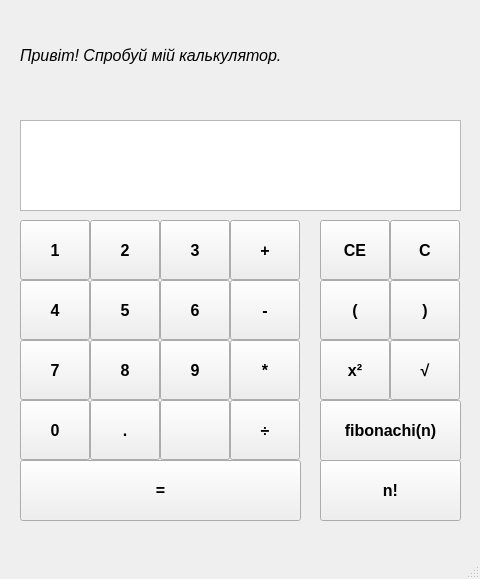
<?xml version="1.0" encoding="UTF-8"?>
<ui version="4.0">
 <class>MainWindow</class>
 <widget class="QMainWindow" name="MainWindow">
  <property name="geometry">
   <rect>
    <x>0</x>
    <y>0</y>
    <width>480</width>
    <height>579</height>
   </rect>
  </property>
  <property name="windowTitle">
   <string>MainWindow</string>
  </property>
  <widget class="QWidget" name="centralwidget">
   <widget class="QPushButton" name="bt5">
    <property name="geometry">
     <rect>
      <x>90</x>
      <y>280</y>
      <width>70</width>
      <height>60</height>
     </rect>
    </property>
    <property name="font">
     <font>
      <pointsize>12</pointsize>
      <weight>75</weight>
      <bold>true</bold>
     </font>
    </property>
    <property name="text">
     <string>5</string>
    </property>
   </widget>
   <widget class="QPushButton" name="bt6">
    <property name="geometry">
     <rect>
      <x>160</x>
      <y>280</y>
      <width>70</width>
      <height>60</height>
     </rect>
    </property>
    <property name="font">
     <font>
      <pointsize>12</pointsize>
      <weight>75</weight>
      <bold>true</bold>
     </font>
    </property>
    <property name="text">
     <string>6</string>
    </property>
   </widget>
   <widget class="QPushButton" name="bt8">
    <property name="geometry">
     <rect>
      <x>90</x>
      <y>340</y>
      <width>70</width>
      <height>60</height>
     </rect>
    </property>
    <property name="font">
     <font>
      <pointsize>12</pointsize>
      <weight>75</weight>
      <bold>true</bold>
     </font>
    </property>
    <property name="text">
     <string>8</string>
    </property>
   </widget>
   <widget class="QPushButton" name="btpunto">
    <property name="geometry">
     <rect>
      <x>90</x>
      <y>400</y>
      <width>70</width>
      <height>60</height>
     </rect>
    </property>
    <property name="font">
     <font>
      <pointsize>12</pointsize>
      <weight>75</weight>
      <bold>true</bold>
     </font>
    </property>
    <property name="text">
     <string>.</string>
    </property>
   </widget>
   <widget class="QPushButton" name="bt9">
    <property name="geometry">
     <rect>
      <x>160</x>
      <y>340</y>
      <width>70</width>
      <height>60</height>
     </rect>
    </property>
    <property name="font">
     <font>
      <pointsize>12</pointsize>
      <weight>75</weight>
      <bold>true</bold>
     </font>
    </property>
    <property name="text">
     <string>9</string>
    </property>
   </widget>
   <widget class="QPushButton" name="bt0">
    <property name="geometry">
     <rect>
      <x>20</x>
      <y>400</y>
      <width>70</width>
      <height>60</height>
     </rect>
    </property>
    <property name="font">
     <font>
      <pointsize>12</pointsize>
      <weight>75</weight>
      <bold>true</bold>
     </font>
    </property>
    <property name="text">
     <string>0</string>
    </property>
   </widget>
   <widget class="QPushButton" name="btdiv">
    <property name="geometry">
     <rect>
      <x>230</x>
      <y>400</y>
      <width>70</width>
      <height>60</height>
     </rect>
    </property>
    <property name="font">
     <font>
      <pointsize>12</pointsize>
      <weight>75</weight>
      <bold>true</bold>
     </font>
    </property>
    <property name="text">
     <string>÷</string>
    </property>
   </widget>
   <widget class="QPushButton" name="btcal">
    <property name="geometry">
     <rect>
      <x>20</x>
      <y>460</y>
      <width>281</width>
      <height>61</height>
     </rect>
    </property>
    <property name="font">
     <font>
      <pointsize>12</pointsize>
      <weight>75</weight>
      <bold>true</bold>
     </font>
    </property>
    <property name="text">
     <string>=</string>
    </property>
   </widget>
   <widget class="QPushButton" name="btparI">
    <property name="geometry">
     <rect>
      <x>320</x>
      <y>280</y>
      <width>70</width>
      <height>60</height>
     </rect>
    </property>
    <property name="font">
     <font>
      <pointsize>12</pointsize>
      <weight>75</weight>
      <bold>true</bold>
     </font>
    </property>
    <property name="text">
     <string>(</string>
    </property>
   </widget>
   <widget class="QPushButton" name="bt3">
    <property name="geometry">
     <rect>
      <x>160</x>
      <y>220</y>
      <width>70</width>
      <height>60</height>
     </rect>
    </property>
    <property name="font">
     <font>
      <pointsize>12</pointsize>
      <weight>75</weight>
      <bold>true</bold>
     </font>
    </property>
    <property name="text">
     <string>3</string>
    </property>
   </widget>
   <widget class="QPushButton" name="btparD">
    <property name="geometry">
     <rect>
      <x>390</x>
      <y>280</y>
      <width>70</width>
      <height>60</height>
     </rect>
    </property>
    <property name="font">
     <font>
      <pointsize>12</pointsize>
      <weight>75</weight>
      <bold>true</bold>
     </font>
    </property>
    <property name="text">
     <string>)</string>
    </property>
   </widget>
   <widget class="QPushButton" name="btclear">
    <property name="geometry">
     <rect>
      <x>390</x>
      <y>220</y>
      <width>70</width>
      <height>60</height>
     </rect>
    </property>
    <property name="font">
     <font>
      <pointsize>12</pointsize>
      <weight>75</weight>
      <bold>true</bold>
     </font>
    </property>
    <property name="text">
     <string>C</string>
    </property>
   </widget>
   <widget class="QPushButton" name="bt7">
    <property name="geometry">
     <rect>
      <x>20</x>
      <y>340</y>
      <width>70</width>
      <height>60</height>
     </rect>
    </property>
    <property name="font">
     <font>
      <pointsize>12</pointsize>
      <weight>75</weight>
      <bold>true</bold>
     </font>
    </property>
    <property name="text">
     <string>7</string>
    </property>
   </widget>
   <widget class="QPushButton" name="bt1">
    <property name="geometry">
     <rect>
      <x>20</x>
      <y>220</y>
      <width>70</width>
      <height>60</height>
     </rect>
    </property>
    <property name="font">
     <font>
      <pointsize>12</pointsize>
      <weight>75</weight>
      <bold>true</bold>
     </font>
    </property>
    <property name="text">
     <string>1</string>
    </property>
   </widget>
   <widget class="QPushButton" name="btmenos">
    <property name="geometry">
     <rect>
      <x>230</x>
      <y>280</y>
      <width>70</width>
      <height>60</height>
     </rect>
    </property>
    <property name="font">
     <font>
      <pointsize>12</pointsize>
      <weight>75</weight>
      <bold>true</bold>
     </font>
    </property>
    <property name="text">
     <string>-</string>
    </property>
   </widget>
   <widget class="QPushButton" name="btpot">
    <property name="geometry">
     <rect>
      <x>320</x>
      <y>340</y>
      <width>70</width>
      <height>60</height>
     </rect>
    </property>
    <property name="font">
     <font>
      <pointsize>12</pointsize>
      <weight>75</weight>
      <bold>true</bold>
     </font>
    </property>
    <property name="text">
     <string>x²</string>
    </property>
   </widget>
   <widget class="QPushButton" name="btpor">
    <property name="geometry">
     <rect>
      <x>230</x>
      <y>340</y>
      <width>70</width>
      <height>60</height>
     </rect>
    </property>
    <property name="font">
     <font>
      <pointsize>12</pointsize>
      <weight>75</weight>
      <bold>true</bold>
     </font>
    </property>
    <property name="text">
     <string>*</string>
    </property>
   </widget>
   <widget class="QPushButton" name="btdes">
    <property name="geometry">
     <rect>
      <x>320</x>
      <y>220</y>
      <width>70</width>
      <height>60</height>
     </rect>
    </property>
    <property name="font">
     <font>
      <pointsize>12</pointsize>
      <weight>75</weight>
      <bold>true</bold>
     </font>
    </property>
    <property name="text">
     <string>CE</string>
    </property>
   </widget>
   <widget class="QPushButton" name="btrad">
    <property name="geometry">
     <rect>
      <x>390</x>
      <y>340</y>
      <width>70</width>
      <height>60</height>
     </rect>
    </property>
    <property name="font">
     <font>
      <pointsize>12</pointsize>
      <weight>75</weight>
      <bold>true</bold>
     </font>
    </property>
    <property name="text">
     <string>√</string>
    </property>
   </widget>
   <widget class="QPushButton" name="bt4">
    <property name="geometry">
     <rect>
      <x>20</x>
      <y>280</y>
      <width>70</width>
      <height>60</height>
     </rect>
    </property>
    <property name="font">
     <font>
      <pointsize>12</pointsize>
      <weight>75</weight>
      <bold>true</bold>
     </font>
    </property>
    <property name="text">
     <string>4</string>
    </property>
   </widget>
   <widget class="QPushButton" name="btmas">
    <property name="geometry">
     <rect>
      <x>230</x>
      <y>220</y>
      <width>70</width>
      <height>60</height>
     </rect>
    </property>
    <property name="font">
     <font>
      <pointsize>12</pointsize>
      <weight>75</weight>
      <bold>true</bold>
     </font>
    </property>
    <property name="text">
     <string>+</string>
    </property>
   </widget>
   <widget class="QPushButton" name="bt2">
    <property name="geometry">
     <rect>
      <x>90</x>
      <y>220</y>
      <width>70</width>
      <height>60</height>
     </rect>
    </property>
    <property name="font">
     <font>
      <pointsize>12</pointsize>
      <weight>75</weight>
      <bold>true</bold>
     </font>
    </property>
    <property name="text">
     <string>2</string>
    </property>
   </widget>
   <widget class="QPlainTextEdit" name="textB">
    <property name="geometry">
     <rect>
      <x>20</x>
      <y>120</y>
      <width>441</width>
      <height>91</height>
     </rect>
    </property>
    <property name="font">
     <font>
      <pointsize>12</pointsize>
      <weight>75</weight>
      <bold>true</bold>
     </font>
    </property>
   </widget>
   <widget class="QPushButton" name="btfactorial">
    <property name="geometry">
     <rect>
      <x>320</x>
      <y>460</y>
      <width>141</width>
      <height>61</height>
     </rect>
    </property>
    <property name="font">
     <font>
      <pointsize>12</pointsize>
      <weight>75</weight>
      <bold>true</bold>
     </font>
    </property>
    <property name="text">
     <string>n!</string>
    </property>
   </widget>
   <widget class="QPushButton" name="btfib">
    <property name="geometry">
     <rect>
      <x>320</x>
      <y>400</y>
      <width>141</width>
      <height>61</height>
     </rect>
    </property>
    <property name="font">
     <font>
      <pointsize>12</pointsize>
      <weight>75</weight>
      <bold>true</bold>
     </font>
    </property>
    <property name="text">
     <string>fibonachi(n)</string>
    </property>
   </widget>
   <widget class="QLabel" name="MyLabel">
    <property name="geometry">
     <rect>
      <x>20</x>
      <y>10</y>
      <width>441</width>
      <height>91</height>
     </rect>
    </property>
    <property name="font">
     <font>
      <family>MS Sans Serif</family>
      <pointsize>12</pointsize>
      <weight>50</weight>
      <italic>true</italic>
      <bold>false</bold>
     </font>
    </property>
    <property name="styleSheet">
     <string notr="true">font: italic 12pt &quot;MS Sans Serif&quot;;</string>
    </property>
    <property name="locale">
     <locale language="Ukrainian" country="Ukraine"/>
    </property>
    <property name="text">
     <string>Привіт! Cпробуй мій калькулятор.</string>
    </property>
   </widget>
   <widget class="QPushButton" name="btPorc">
    <property name="geometry">
     <rect>
      <x>160</x>
      <y>400</y>
      <width>70</width>
      <height>60</height>
     </rect>
    </property>
    <property name="font">
     <font>
      <pointsize>12</pointsize>
      <weight>75</weight>
      <bold>true</bold>
     </font>
    </property>
    <property name="text">
     <string/>
    </property>
   </widget>
   <zorder>btrad</zorder>
   <zorder>bt5</zorder>
   <zorder>bt6</zorder>
   <zorder>bt8</zorder>
   <zorder>btpunto</zorder>
   <zorder>bt9</zorder>
   <zorder>bt0</zorder>
   <zorder>btdiv</zorder>
   <zorder>btcal</zorder>
   <zorder>btparI</zorder>
   <zorder>bt3</zorder>
   <zorder>btparD</zorder>
   <zorder>btclear</zorder>
   <zorder>bt7</zorder>
   <zorder>bt1</zorder>
   <zorder>btmenos</zorder>
   <zorder>btpot</zorder>
   <zorder>btpor</zorder>
   <zorder>btdes</zorder>
   <zorder>bt4</zorder>
   <zorder>btmas</zorder>
   <zorder>bt2</zorder>
   <zorder>textB</zorder>
   <zorder>btfactorial</zorder>
   <zorder>btfib</zorder>
   <zorder>MyLabel</zorder>
   <zorder>btPorc</zorder>
  </widget>
  <widget class="QMenuBar" name="menubar">
   <property name="geometry">
    <rect>
     <x>0</x>
     <y>0</y>
     <width>480</width>
     <height>26</height>
    </rect>
   </property>
  </widget>
  <widget class="QStatusBar" name="statusbar"/>
 </widget>
 <resources/>
 <connections/>
</ui>
